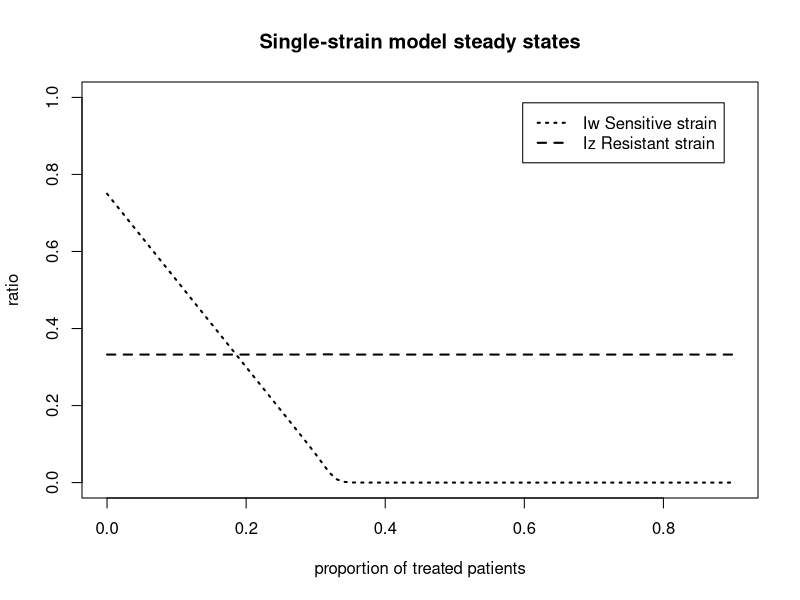
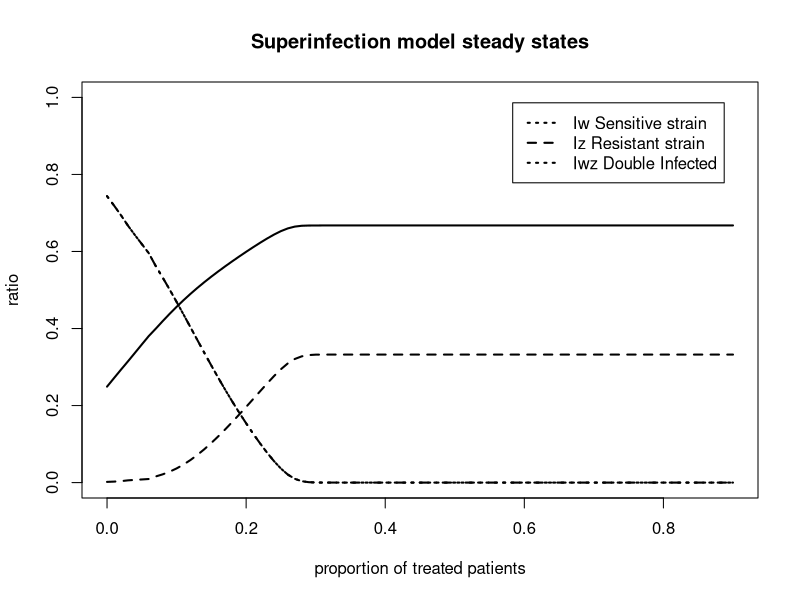

Reproduce these figures in R, in order.
## ---- chunk 1
library(deSolve)
options("scipen" = 10)
N <- 1
a <- 2000
pbeta_w <- 0.04
pbeta_z <- 0.015
pgammaa <- 0.01
pgamma_tilt <- 0.1
pq <- 0.5
prho <- 0.5
pphi <- 0.05
peps <- 0.15
m <- 1
prop <- 0.01
conv_crit=0.00001
pepsi <- seq(0, 0.90, by=0.01)
tab <- matrix(data=NA, nrow=length(pepsi), ncol=5)

## ---- chunk 2

parameters <- c(beta_w=pbeta_w, beta_z=pbeta_z, gamma=pgammaa, gamma_prim=pgamma_tilt, eps=peps)
state <- c(S1=1-prop, S2=1-prop, Iw=prop, Iz=prop)
times=seq(0, a, by=m)


SIS_single_strain=function(times, state, parameters){
  with(as.list(c(state,parameters)),
    {dS1 = - beta_w*Iw*S1 + gamma*(1-eps)*Iw + gamma_prim*eps*Iw
      dS2 = - beta_z*Iz*S2 + gamma*Iz
      dIw = beta_w*Iw*S1 - gamma*(1-eps)*Iw - gamma_prim*eps*Iw
      dIz = beta_z*Iz*S2 - gamma*Iz
      list(c(dS1, dS2, dIw, dIz))
      return(list(c(dS1, dS2, dIw, dIz)))
    })
}


root_sis=function(times, state, parameters){
  dstate <- unlist(SIS_single_strain(times, state, parameters))
  sum(abs(dstate)) - conv_crit}

  
  
exploit_param=function(x) {
  parameters[5] <- x
  out <- lsodar(func=SIS_single_strain, y=state, parms=parameters, times=times, rootfunc=root_sis)
  return(tail(out, n=1))
}

steady <- do.call(rbind, lapply(pepsi, exploit_param))
steady <- unlist(steady)

steady_time <- steady[,1]
steady_S1 <- steady[,2]
steady_S2 <- steady[,3]
steady_Iw <- steady[,4]
steady_Iz <- steady[,5]

## ---- chunk 3
plot(pepsi, steady_Iw, main="Single-strain model steady states", xlab="proportion of treated patients", ylab="ratio", ylim=c(0,1), lty=3, lwd=2, type="l")

lines(pepsi, steady_Iz, lty=2, lwd=2)

legend("topright" , inset=.05, c("Iw Sensitive strain", "Iz Resistant strain" ), lty=c(3,2), lwd=c(2,2))

## ---- chunk 4

parameters <- c(beta_w=pbeta_w, beta_z=pbeta_z, gamma=pgammaa, gamma_prim=pgamma_tilt, eps=peps, q=pq )

state <- c(S=1-2*prop, Iw=prop, Iz=prop, Iwz=0)

times = seq(0, a, by=m)

SIS_sup=function(times, state, parameters){
  with(as.list(c(state,parameters)),
       {dS = - beta_w*(Iw+q*Iwz)*S - beta_z*(Iz+q*Iwz)*S + gamma*(1-eps)*Iw + gamma_prim*eps*Iw + gamma*Iz
        dIw = beta_w*(Iw+q*Iwz)*S + gamma*Iwz - beta_z*(Iz+q*Iwz)*Iw - gamma*(1-eps)*Iw - gamma_prim*eps*Iw 
        dIz = beta_z*(Iz+q*Iwz)*S + gamma*(1-eps)*Iwz + gamma_prim*eps*Iwz - beta_w*(Iw+q*Iwz)*Iz - gamma*Iz 
        dIwz = beta_w*(Iw+q*Iwz)*Iz + beta_z*(Iz+q*Iwz)*Iw - gamma*Iwz - gamma*(1-eps)*Iwz - gamma_prim*eps*Iwz
        list(c(dS, dIw, dIz, dIwz))
       })
  }

root_sup=function(times, state, parameters){
  dstate <- unlist(SIS_sup(times, state, parameters))
  sum(abs(dstate)) - conv_crit
  }

  
  
exploit_param_sup=function(x) {
  parameters[5] <- x
  out <- lsodar(func=SIS_sup, y=state, parms=parameters, times=times, rootfunc=root_sup)
  return(tail(out, n=1))
  }

steady_sup <- do.call(rbind, lapply(pepsi, exploit_param_sup))
steady_sup <- unlist(steady_sup)

steady_time_sup <- steady_sup[,1]
steady_S_sup <- steady_sup[,2]
steady_Iw_sup <- steady_sup[,3]
steady_Iz_sup <- steady_sup[,4]
steady_Iwz_sup <- steady_sup[,3]

## ---- chunk 5
plot(pepsi, steady_Iw_sup, main="Superinfection model steady states", xlab="proportion of treated patients", ylab="ratio", ylim=c(0,1), lty=3, lwd=2, type="l")

lines(pepsi, steady_Iz_sup, lty=2, lwd=2)
lines(pepsi, steady_S_sup, lty=1, lwd=2)
lines(pepsi, steady_Iwz_sup, lty=4, lwd=2)

legend("topright" , inset=.05, c("Iw Sensitive strain", "Iz Resistant strain", "Iwz Double Infected" ), lty=c(3,2), lwd=c(2,2))
